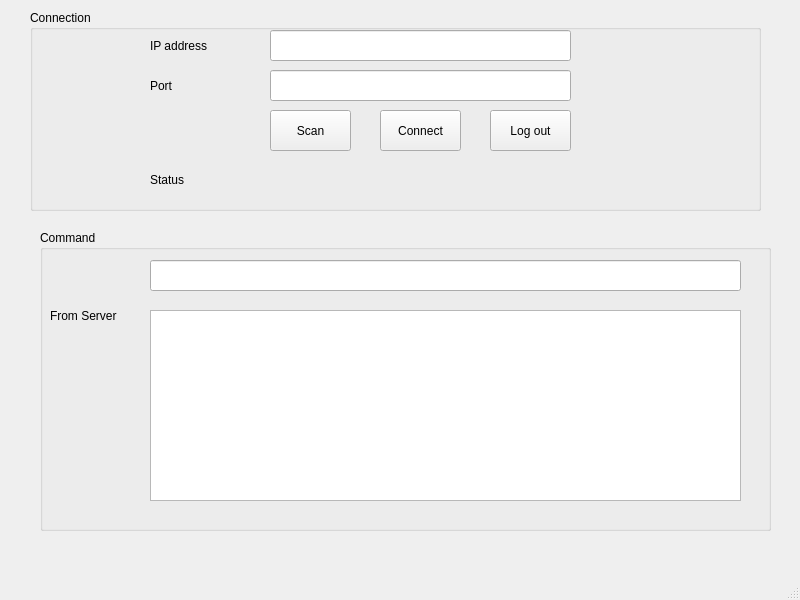
<?xml version="1.0" encoding="UTF-8"?>
<ui version="4.0">
 <class>MainWindow</class>
 <widget class="QMainWindow" name="MainWindow">
  <property name="geometry">
   <rect>
    <x>0</x>
    <y>0</y>
    <width>800</width>
    <height>600</height>
   </rect>
  </property>
  <property name="sizePolicy">
   <sizepolicy hsizetype="Preferred" vsizetype="Preferred">
    <horstretch>0</horstretch>
    <verstretch>0</verstretch>
   </sizepolicy>
  </property>
  <property name="minimumSize">
   <size>
    <width>800</width>
    <height>600</height>
   </size>
  </property>
  <property name="maximumSize">
   <size>
    <width>800</width>
    <height>600</height>
   </size>
  </property>
  <property name="windowTitle">
   <string>MainWindow</string>
  </property>
  <widget class="QWidget" name="centralwidget">
   <widget class="QGroupBox" name="groupBox">
    <property name="geometry">
     <rect>
      <x>30</x>
      <y>10</y>
      <width>731</width>
      <height>201</height>
     </rect>
    </property>
    <property name="sizePolicy">
     <sizepolicy hsizetype="Preferred" vsizetype="Preferred">
      <horstretch>0</horstretch>
      <verstretch>0</verstretch>
     </sizepolicy>
    </property>
    <property name="title">
     <string>Connection</string>
    </property>
    <widget class="QLabel" name="label">
     <property name="geometry">
      <rect>
       <x>120</x>
       <y>20</y>
       <width>91</width>
       <height>31</height>
      </rect>
     </property>
     <property name="text">
      <string>IP address</string>
     </property>
    </widget>
    <widget class="QLabel" name="label_2">
     <property name="geometry">
      <rect>
       <x>120</x>
       <y>60</y>
       <width>91</width>
       <height>31</height>
      </rect>
     </property>
     <property name="text">
      <string>Port</string>
     </property>
    </widget>
    <widget class="QLineEdit" name="lineEdit">
     <property name="geometry">
      <rect>
       <x>240</x>
       <y>20</y>
       <width>301</width>
       <height>31</height>
      </rect>
     </property>
    </widget>
    <widget class="QLineEdit" name="lineEdit_2">
     <property name="geometry">
      <rect>
       <x>240</x>
       <y>60</y>
       <width>301</width>
       <height>31</height>
      </rect>
     </property>
    </widget>
    <widget class="QToolButton" name="toolButton">
     <property name="enabled">
      <bool>true</bool>
     </property>
     <property name="geometry">
      <rect>
       <x>240</x>
       <y>100</y>
       <width>81</width>
       <height>41</height>
      </rect>
     </property>
     <property name="text">
      <string>Scan</string>
     </property>
     <property name="autoRaise">
      <bool>false</bool>
     </property>
    </widget>
    <widget class="QToolButton" name="toolButton_2">
     <property name="geometry">
      <rect>
       <x>350</x>
       <y>100</y>
       <width>81</width>
       <height>41</height>
      </rect>
     </property>
     <property name="text">
      <string>Connect</string>
     </property>
    </widget>
    <widget class="QToolButton" name="toolButton_3">
     <property name="geometry">
      <rect>
       <x>460</x>
       <y>100</y>
       <width>81</width>
       <height>41</height>
      </rect>
     </property>
     <property name="text">
      <string>Log out</string>
     </property>
    </widget>
    <widget class="QLabel" name="label_3">
     <property name="geometry">
      <rect>
       <x>120</x>
       <y>160</y>
       <width>61</width>
       <height>20</height>
      </rect>
     </property>
     <property name="text">
      <string>Status</string>
     </property>
    </widget>
    <widget class="QLabel" name="label_5">
     <property name="geometry">
      <rect>
       <x>240</x>
       <y>160</y>
       <width>61</width>
       <height>20</height>
      </rect>
     </property>
     <property name="text">
      <string/>
     </property>
    </widget>
   </widget>
   <widget class="QGroupBox" name="groupBox_2">
    <property name="geometry">
     <rect>
      <x>40</x>
      <y>230</y>
      <width>731</width>
      <height>301</height>
     </rect>
    </property>
    <property name="title">
     <string>Command</string>
    </property>
    <widget class="QTextEdit" name="textEdit">
     <property name="enabled">
      <bool>true</bool>
     </property>
     <property name="geometry">
      <rect>
       <x>110</x>
       <y>80</y>
       <width>591</width>
       <height>191</height>
      </rect>
     </property>
     <property name="focusPolicy">
      <enum>Qt::NoFocus</enum>
     </property>
    </widget>
    <widget class="QLineEdit" name="lineEdit_3">
     <property name="geometry">
      <rect>
       <x>110</x>
       <y>30</y>
       <width>591</width>
       <height>31</height>
      </rect>
     </property>
    </widget>
    <widget class="QLabel" name="label_4">
     <property name="geometry">
      <rect>
       <x>10</x>
       <y>70</y>
       <width>101</width>
       <height>31</height>
      </rect>
     </property>
     <property name="text">
      <string>From Server</string>
     </property>
    </widget>
   </widget>
  </widget>
  <widget class="QMenuBar" name="menubar">
   <property name="geometry">
    <rect>
     <x>0</x>
     <y>0</y>
     <width>800</width>
     <height>18</height>
    </rect>
   </property>
  </widget>
  <widget class="QStatusBar" name="statusbar"/>
 </widget>
 <resources/>
 <connections/>
</ui>
